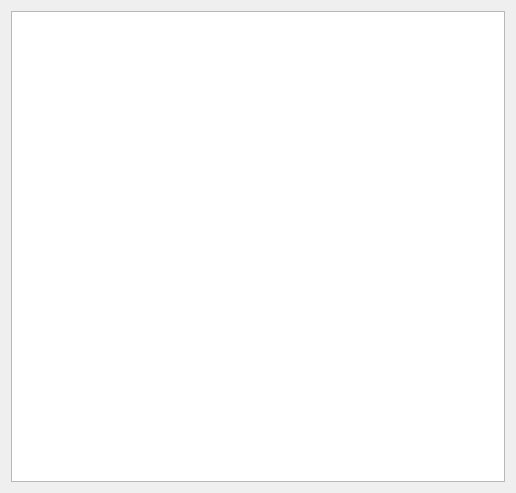
<?xml version="1.0" encoding="UTF-8"?>
<ui version="4.0">
 <class>HistoryWidget</class>
 <widget class="QWidget" name="HistoryWidget">
  <property name="geometry">
   <rect>
    <x>0</x>
    <y>0</y>
    <width>516</width>
    <height>493</height>
   </rect>
  </property>
  <property name="windowTitle">
   <string>Form</string>
  </property>
  <layout class="QVBoxLayout" name="verticalLayout">
   <item>
    <widget class="QUndoView" name="undoView">
     <property name="emptyLabel">
      <string notr="true">&lt;пусто&gt;</string>
     </property>
    </widget>
   </item>
  </layout>
 </widget>
 <resources/>
 <connections/>
</ui>
